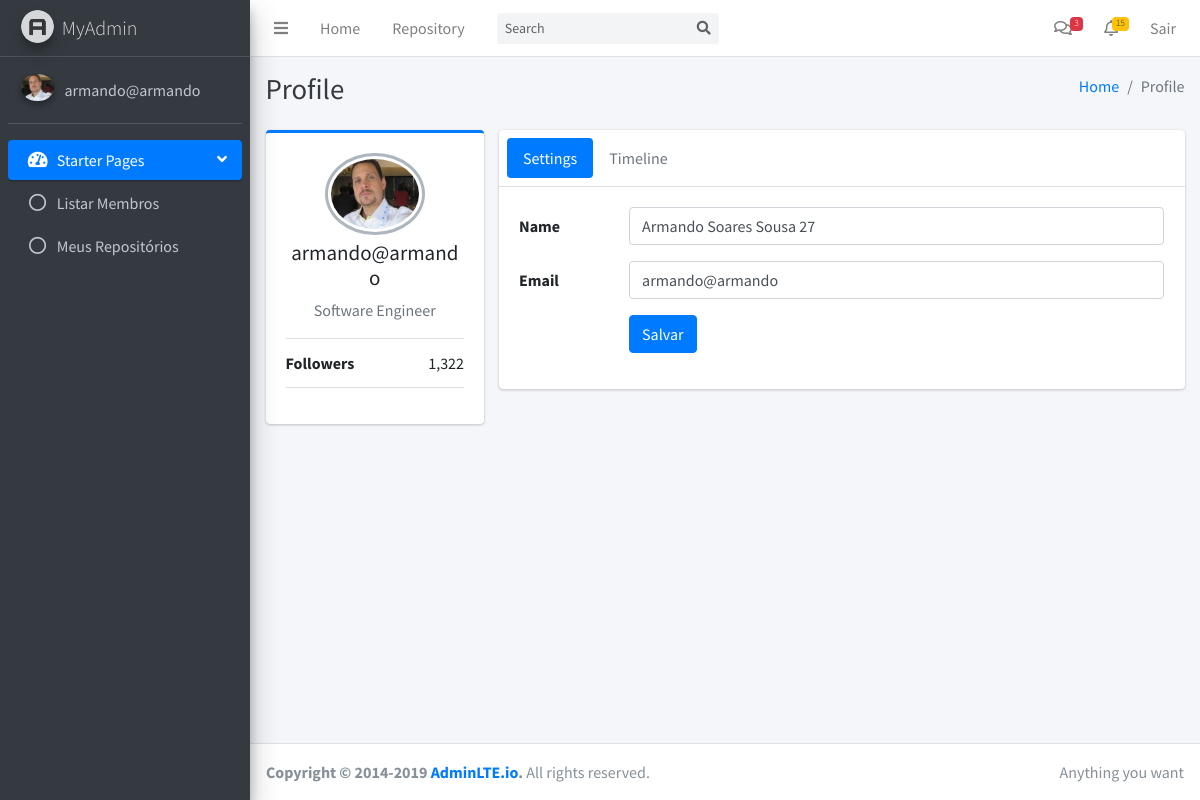
The app's page /profile (signed in) with its own data.
### tables this page shows
CREATE TABLE user (
  id INTEGER PRIMARY KEY AUTOINCREMENT,
  name TEXT, 
  username TEXT UNIQUE NOT NULL,
  email TEXT UNIQUE NOT NULL,
  password TEXT NOT NULL, 
  image TEXT
);

### myapp/control/dashboard.py (the view)
@bp.route("/profile")
@login_required
def profile():
    return render_template("dashboard/profile.html", usuario = g.user['username'],
            profilePic=g.user['image'], titulo="Profile", nome = g.user['name'], id = str(g.user['id']))

### myapp/config/db.py (called while the page is built)
def get_db():
    if 'db' not in g:
        g.db = sqlite3.connect(
            current_app.config['DATABASE'],
            detect_types=sqlite3.PARSE_DECLTYPES
        )
        g.db.row_factory = sqlite3.Row
    return g.db

### myapp/control/auth.py (called while the page is built)
def login_required(view):
    @functools.wraps(view)
    def wrapped_view(**kwargs):
        if g.user is None:
            return redirect(url_for("auth.login"))
        return view(**kwargs)
    return wrapped_view

@bp.before_app_request
def load_logged_in_user():
    user_id = session.get("user_id")
    if user_id is None:
        g.user = None
    else:
        g.user = ( get_db().execute("SELECT * FROM user WHERE id = ?", (user_id,)).fetchone() )

### myapp/templates/dashboard/profile.html (shortened to what this page needs)
{% extends "base.html" %}
{% block conteudo %}
    <div class="content">
      <section class="content">
        <div class="container-fluid">
          <div class="row">
            <div class="col-md-3">
              <div class="card card-primary card-outline">
                <div class="card-body box-profile">
                  <div class="text-center">
                    <a href="{{ url_for("usuario.update", id=id) }}"><img class="profile-user-img img-fluid img-circle" src="{{ url_for('static', filename='uploads/' + profilePic) }}" alt="User profile picture"></a>
                  </div>
                  <h3 class="profile-username text-center">{{usuario}} </h3>
                  <p class="text-muted text-center">Software Engineer</p>
                  <ul class="list-group list-group-unbordered mb-3">
                    <li class="list-group-item">
                      <b>Followers</b> <a class="float-right">1,322</a>
                    </li>
                  </ul>
                </div>
              </div>
            </div>
            <div class="col-md-9">
              <div class="card">
                <div class="card-header p-2">
                  <ul class="nav nav-pills">
                    <li class="nav-item"><a class="nav-link active" href="#settings" data-toggle="tab">Settings</a></li>
                    <li class="nav-item"><a class="nav-link" href="#timeline" data-toggle="tab">Timeline</a></li>
                  </ul>
                </div>
                <div class="card-body">
                  <div class="tab-content">
                    <div class="active tab-pane" id="settings">
                      <form class="form-horizontal" action="{{ id + '/salva' }}" method="post">
                        <div class="form-group row">
                          <label for="inputName" class="col-sm-2 col-form-label">Name</label>
                          <div class="col-sm-10">
                            <input type="text" class="form-control" id="inputName" placeholder="Name" value="{{nome}}" name="name">
                          </div>
                        </div>
                        <div class="form-group row">
                          <label for="inputEmail" class="col-sm-2 col-form-label">Email</label>
                          <div class="col-sm-10">
                            <input type="email" class="form-control" id="inputEmail" placeholder="Email" value={{usuario}} name="email">
                          </div>
                        </div>
                        <div class="form-group row">
                          <div class="offset-sm-2 col-sm-10">
                            <button type="submit" class="btn btn-primary">Salvar</button>
                          </div>
                        </div>
                      </form>
                    </div>
                  </div>
                </div>
              </div>
            </div>
          </div>
        </div>
      </section>
    </div>
{% endblock %}

### myapp/templates/base.html (shortened to what this page needs)
<!DOCTYPE html>
<html lang="en">
<head>
  <link rel="stylesheet" href="/static/plugins/fontawesome-free/css/all.min.css">
  <link rel="stylesheet" href="/static/dist/css/adminlte.min.css">
</head>
<body class="hold-transition sidebar-mini">
<div class="wrapper">
  <nav class="main-header navbar navbar-expand navbar-white navbar-light">
    <ul class="navbar-nav">
      <li class="nav-item">
        <a class="nav-link" data-widget="pushmenu" href="#" role="button"><i class="fas fa-bars"></i></a>
      </li>
      <li class="nav-item d-none d-sm-inline-block">
        <a href="/" class="nav-link">Home</a>
      </li>
      <li class="nav-item d-none d-sm-inline-block">
        <a href="#" class="nav-link">Repository</a>
      </li>
    </ul>
    <form class="form-inline ml-3">
      <div class="input-group input-group-sm">
        <input class="form-control form-control-navbar" type="search" placeholder="Search" aria-label="Search">
        <div class="input-group-append">
          <button class="btn btn-navbar" type="submit">
            <i class="fas fa-search"></i>
          </button>
        </div>
      </div>
    </form>
    <ul class="navbar-nav ml-auto">
      <li class="nav-item dropdown">
        <a class="nav-link" data-toggle="dropdown" href="#">
          <i class="far fa-comments"></i>
          <span class="badge badge-danger navbar-badge">3</span>
        </a>
      </li>
      <li class="nav-item dropdown">
        <a class="nav-link" data-toggle="dropdown" href="#">
          <i class="far fa-bell"></i>
          <span class="badge badge-warning navbar-badge">15</span>
        </a>
      </li>
      <li class="nav-item">
        <a class="nav-link"href="{{ url_for('auth.logout') }}">
          Sair
        </a>
      </li>
    </ul>
  </nav>
  <aside class="main-sidebar sidebar-dark-primary elevation-4">
    <a href="/" class="brand-link">
      <img src="/static/dist/img/AdminLTELogo.png" alt="AdminLTE Logo" class="brand-image img-circle elevation-3"
           style="opacity: .8">
      <span class="brand-text font-weight-light">MyAdmin</span>
    </a>
    <div class="sidebar">
      <div class="user-panel mt-3 pb-3 mb-3 d-flex">
        <div class="image">
          <img src="{{ url_for('static', filename='uploads/' + profilePic) }}" class="img-circle elevation-2" alt="User Image">
        </div>
        <div class="info">
          <a href="{{ url_for('dashboard.profile') }}" class="d-block">{{usuario}}</a>
        </div>
      </div>
      <nav class="mt-2">
        <ul class="nav nav-pills nav-sidebar flex-column" data-widget="treeview" role="menu" data-accordion="false">
          <li class="nav-item has-treeview menu-open">
            <a href="#" class="nav-link active">
              <i class="nav-icon fas fa-tachometer-alt"></i>
              <p>
                Starter Pages
                <i class="right fas fa-angle-left"></i>
              </p>
            </a>
            <ul class="nav nav-treeview">
              <li class="nav-item">
                <a href="{{ url_for('usuario.listar') }}" class="nav-link">
                  <i class="far fa-circle nav-icon"></i>
                  <p>Listar Membros</p>
                </a>
              </li>
              <li class="nav-item">
                <a href="{{ url_for('repositorio.listar') }}" class="nav-link">
                  <i class="far fa-circle nav-icon"></i>
                  <p>Meus Repositórios</p>
                </a>
              </li>
            </ul>
          </li>
        </ul>
      </nav>
    </div>
  </aside>
  <div class="content-wrapper">
    <div class="content-header">
      <div class="container-fluid">
        <div class="row mb-2">
          <div class="col-sm-6">
            <h1 class="m-0 text-dark">{{ titulo }}</h1>
          </div>
          <div class="col-sm-6">
            <ol class="breadcrumb float-sm-right">
              <li class="breadcrumb-item"><a href="#">Home</a></li>
              <li class="breadcrumb-item active">{{ titulo }}</li>
            </ol>
          </div>
        </div>
      </div>
    </div>
    <div class="content">
    {% block conteudo %}{% endblock %}
    </div>
  </div>
  <footer class="main-footer">
    <div class="float-right d-none d-sm-inline">
      Anything you want
    </div>
    <strong>Copyright &copy; 2014-2019 <a href="https://adminlte.io">AdminLTE.io</a>.</strong> All rights reserved.
  </footer>
</div>
</body>
</html>

### records on screen
user: image (picture), username "armando@armando", name "Armando Soares Sousa 27", email "armando@armando"

### other values on screen
{{ titulo }} "Profile"
